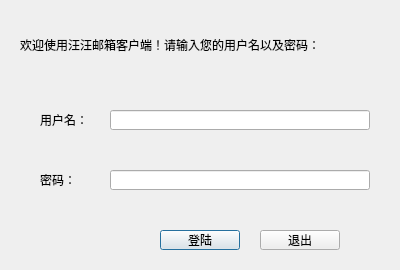
<?xml version="1.0" encoding="UTF-8"?>
<ui version="4.0">
 <class>Dialog_login</class>
 <widget class="QDialog" name="Dialog_login">
  <property name="geometry">
   <rect>
    <x>0</x>
    <y>0</y>
    <width>400</width>
    <height>270</height>
   </rect>
  </property>
  <property name="minimumSize">
   <size>
    <width>400</width>
    <height>270</height>
   </size>
  </property>
  <property name="maximumSize">
   <size>
    <width>400</width>
    <height>270</height>
   </size>
  </property>
  <property name="windowTitle">
   <string>请登录</string>
  </property>
  <widget class="QLabel" name="label">
   <property name="geometry">
    <rect>
     <x>20</x>
     <y>30</y>
     <width>350</width>
     <height>30</height>
    </rect>
   </property>
   <property name="text">
    <string>欢迎使用汪汪邮箱客户端！请输入您的用户名以及密码：</string>
   </property>
  </widget>
  <widget class="QLineEdit" name="lineEdit">
   <property name="geometry">
    <rect>
     <x>110</x>
     <y>110</y>
     <width>260</width>
     <height>20</height>
    </rect>
   </property>
  </widget>
  <widget class="QLabel" name="label_2">
   <property name="geometry">
    <rect>
     <x>40</x>
     <y>110</y>
     <width>60</width>
     <height>20</height>
    </rect>
   </property>
   <property name="text">
    <string>用户名：</string>
   </property>
  </widget>
  <widget class="QLineEdit" name="lineEdit_2">
   <property name="geometry">
    <rect>
     <x>110</x>
     <y>170</y>
     <width>260</width>
     <height>20</height>
    </rect>
   </property>
   <property name="text">
    <string/>
   </property>
  </widget>
  <widget class="QLabel" name="label_3">
   <property name="geometry">
    <rect>
     <x>40</x>
     <y>170</y>
     <width>60</width>
     <height>20</height>
    </rect>
   </property>
   <property name="text">
    <string>密码：</string>
   </property>
  </widget>
  <widget class="QPushButton" name="pushButton">
   <property name="geometry">
    <rect>
     <x>160</x>
     <y>230</y>
     <width>80</width>
     <height>20</height>
    </rect>
   </property>
   <property name="text">
    <string>登陆</string>
   </property>
  </widget>
  <widget class="QPushButton" name="pushButton_2">
   <property name="geometry">
    <rect>
     <x>260</x>
     <y>230</y>
     <width>80</width>
     <height>20</height>
    </rect>
   </property>
   <property name="text">
    <string>退出</string>
   </property>
  </widget>
 </widget>
 <resources/>
 <connections/>
</ui>
